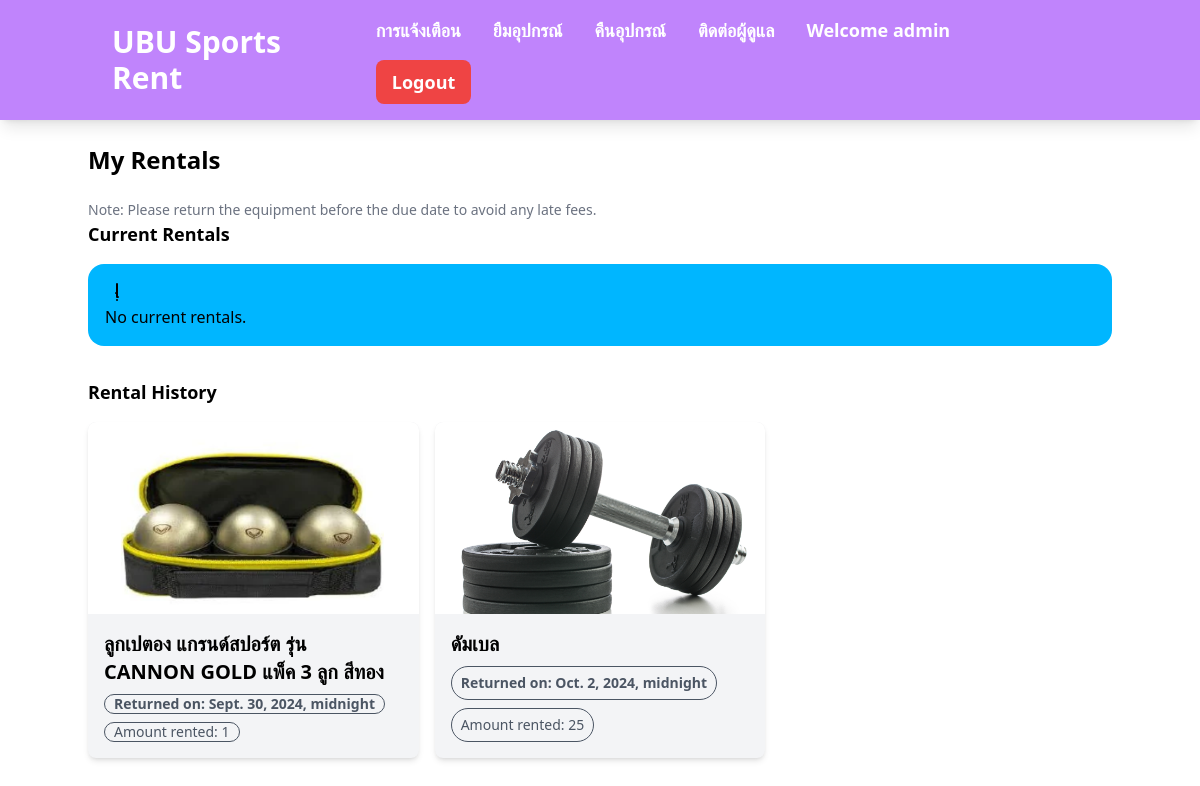
/my-rentals/ (signed in), run on the app's committed database.
### base/models.py (models this page shows, shortened)
class CustomUser(AbstractUser):
    contact_number = models.CharField(max_length= 20 , blank = True)
    role = models.CharField(max_length= 50 )
    created_at = models.DateTimeField(auto_now_add= True)

class Booking(models.Model):
    user = models.ForeignKey(CustomUser , on_delete=models.CASCADE)
    equipment = models.ForeignKey(Equipment , on_delete=models.CASCADE)
    amount = models.PositiveIntegerField()
    status = models.CharField(max_length=20,
                              choices=[
                                  ('Pending', 'Pending'),
                                  ('Approved', 'Approved'),
                                  ('Denied', 'Denied')
                                  ])
    approved_by = models.ForeignKey('Staff',on_delete=models.SET_NULL , null = True , blank = True)
    booking_date = models.DateTimeField()
    return_date = models.DateTimeField()

class Equipment(models.Model):
    name = models.CharField(max_length = 100)
    type = models.CharField(max_length = 50)
    available_amount = models.PositiveIntegerField()
    created_at = models.DateTimeField(auto_now_add= True)
    picture = models.ImageField(upload_to='equipment_pictures/', default='default.jpg')

### renting/views.py (the view)
# urls.py: path('my-rentals/', MyRentalsView.as_view(), name='my_rentals'),
class MyRentalsView(LoginRequiredMixin, ListView):
    model = Booking
    template_name = 'renting/my_rentals.html'
    context_object_name = 'current_rentals'
    def get_queryset(self):
        return Booking.objects.filter(user=self.request.user, status='Rented')
    def get_context_data(self, **kwargs):
        context = super().get_context_data(**kwargs)
        context['current_rentals'] = Booking.objects.filter(user=self.request.user, status='approved')
        context['rental_history'] = Booking.objects.filter(user=self.request.user, status='Returned')
        return context

### renting/templates/renting/my_rentals.html (shortened to what this page needs)
{% extends "base.html" %}
{% block main %}
<nav class="navbar bg-purple-400 shadow-lg">
    <div class="container mx-auto flex justify-between items-center px-6">
        <div>
            <a href="{% url 'base:home' %}" class="text-white font-bold text-3xl hover:text-primary-content transition duration-300">UBU Sports Rent</a>
        </div>
        <div>
            <ul class="menu menu-horizontal p-0 text-lg px-1 ">
                <li>
                    <a href="{% url 'base:notification_list' %}" class=" text-white font-semibold  hover:bg-gray-700 transition duration-200 ">การแจ้งเตือน</a>
                </li>
                <li>
                    <a href="{% url 'renting:equipment_list' %}" class= "text-white font-semibold hover:bg-gray-700 transition duration-200">ยืมอุปกรณ์</a>
                </li>
                <li>
                    <a href="{% url 'renting:my_rentals' %}" class= "text-white font-semibold hover:bg-gray-700 transition duration-200">คืนอุปกรณ์</a>
                </li>
                <li>
                    <a href="{% url 'Chat:chat_rooms' %}" class= "text-white font-semibold hover:bg-gray-700 transition duration-200">ติดต่อผู้ดูแล</a>
                </li>
                <li class = 'hover:bg-gray-700 transition duration-200 rounded-lg'>
                    <a href="{% url 'base:account_dashboard' %}">
                    <span class="text-white font-semibold ">Welcome <strong>{{ request.user.username }}</strong></span>
                    </a>
                </li>
                <li>
                    {% if user.is_authenticated %}
                    <form method="POST" action="{% url 'base:logout' %}" style="display: inline;">
                        <button type="submit" class="bg-red-500 text-white font-semibold py-2 px-4 rounded-lg hover:bg-red-600 transition duration-300">
                            Logout
                        </button>
                    </form>
                    {% else %}
                    <a href="{% url 'base:Login' %}" class="bg-green-500 text-white font-semibold py-2 px-4 rounded-lg hover:bg-green-600 transition duration-300">
                        Login
                    </a>
                    {% endif %}
                </li>
            </ul>
        </div>
    </div>
</nav>
<div class="container mx-auto py-6">
    <h1 class="text-2xl font-bold mb-6">My Rentals</h1>
    <p class="text-sm text-gray-500">Note: Please return the equipment before the due date to avoid any late fees.</p>
    <section>
        <h2 class="text-lg font-semibold mb-4">Current Rentals</h2>
        {% if current_rentals %}
            <div class="grid grid-cols-1 sm:grid-cols-2 lg:grid-cols-3 gap-4">
                {% for rental in current_rentals %}
                <div class="card bg-white shadow-md rounded-lg overflow-hidden">
                    <figure>
                        <img src="{{ rental.equipment.picture.url }}" alt="{{ rental.equipment.name }}" class="w-full h-48 object-cover">
                    </figure>
                    <div class="card-body p-4">
                        <h3 class="text-xl font-semibold">{{ rental.equipment.name }}</h3>
                        <p class="text-gray-600 badge badge-outline">Due on: {{ rental.return_date }}</p>
                        <p class="text-gray-600 badge badge-outline">Amount rented: {{ rental.amount }}</p>
                        <form method="POST" action="{% url 'renting:return_equipment' rental.id %}">
                            {% csrf_token %}
                            <button type="submit" class="btn btn-primary w-full mt-4" onclick="confirmReturn()">Return</button>
                        </form>
                        <script>
                            function confirmReturn() {
                                if (confirm("Are you sure you want to return this equipment?")) {
                                    document.forms[0].submit();
                                }
                            }
                        </script>
                    </div>
                </div>
                {% endfor %}
            </div>
        {% else %}
            <div class="alert alert-info mt-4 ">
                <div>
                    <svg xmlns="http://www.w3.org/2000/svg" class="stroke-current flex-shrink-0 h-6 w-6" fill="none" viewBox="0 0 24 24" stroke="currentColor">
                        <path stroke-linecap="round" stroke-linejoin="round" stroke-width="2" d="M13 16h-1v-4h-1m1-4h.01M12 19h.01M12 3v12"/>
                    </svg>
                    <span>No current rentals.</span>
                </div>
            </div>
        {% endif %}
    </section>
    <section class="mt-8">
        <h2 class="text-lg font-semibold mb-4">Rental History</h2>
        {% if rental_history %}
            <div class="grid grid-cols-1 sm:grid-cols-2 lg:grid-cols-3 gap-4">
                {% for rental in rental_history %}
                <div class="card bg-gray-100 shadow-md rounded-lg overflow-hidden">
                    <figure>
                        <img src="{{ rental.equipment.picture.url }}" alt="{{ rental.equipment.name }}" class="w-full h-48 object-cover">
                    </figure>
                    <div class="card-body p-4">
                        <h3 class="text-xl font-semibold">{{ rental.equipment.name }}</h3>
                        <p class="text-gray-600 badge badge-outline font-semibold">Returned on: {{ rental.return_date }}</p>
                        <p class="text-gray-600 badge badge-outline ">Amount rented: {{ rental.amount }}</p>
                    </div>
                </div>
                {% endfor %}
            </div>
        {% endif %}
    </section>
</div>
{% endblock %}

### data on the page
CustomUser: user.username "admin"
Booking: equipment.picture (picture), equipment.name "ลูกเปตอง แกรนด์สปอร์ต รุ่น CANNON GOLD แพ็ค 3 ลูก สีทอง", return_date "Sept. 30, 2024, midnight", amount "1"
Booking: equipment.picture (picture), equipment.name "ดัมเบล", return_date "Oct. 2, 2024, midnight", amount "25"
